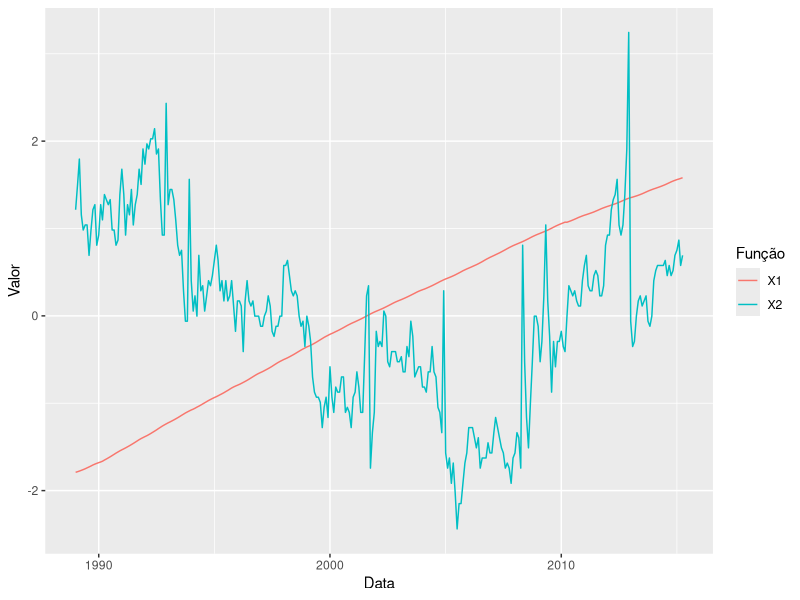

Write the R code that produced this figure.
library(ggplot2)
library(readxl)
econ <- read_excel("econ.xlsx", col_types = c("date", 
                                              "skip", "numeric", "numeric", "skip", 
                                              "skip"))
econcut <- econ[econ$tempo >= "1989-01-01", ]
popavg <- mean(econcut$pop)
tppavg <- mean(econcut$tpp)
pops <- sd(econcut$pop)
tpps <- sd(econcut$tpp)

zpop <- function(pop) {
  x <- (pop - popavg) / pops
  return(x)
}

ztpp <- function(tpp) {
  x <- (tpp - tppavg) / tpps
  return(x)
}

X1 <- sapply(econcut$pop, zpop)
X2 <- sapply(econcut$tpp, ztpp)
graph1 <- ggplot(econcut, aes(tempo)) + geom_line(aes(y = X1, color = "X1")) + 
  geom_line(aes(y= X2, color = "X2"))
graph1 + xlab("Data") + ylab("Valor") + scale_color_discrete(name = "Função")
